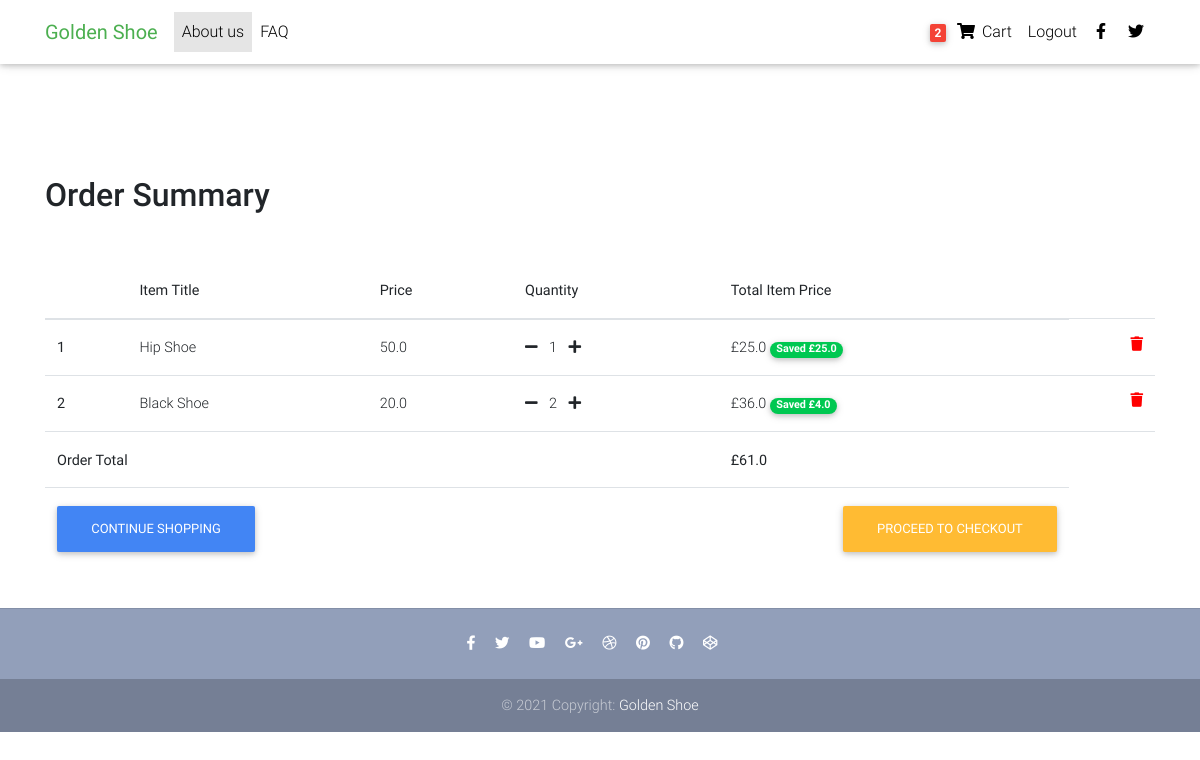
The app's page /order-summary/ (signed in) with its own data.
### core/models.py (models this page shows, shortened)
class Order(models.Model):
    user = models.ForeignKey(settings.AUTH_USER_MODEL, on_delete = models.CASCADE)
    ordered = models.BooleanField(default=False)
    start_date = models.DateTimeField(auto_now_add=True)
    items = models.ManyToManyField(OrderItem)
    ordered_date = models.DateTimeField()
    voucher = models.ForeignKey('Voucher',on_delete=models.SET_NULL, blank=True, null=True)
    def get_order_total(self):
        total = 0 #assignment
        for order_item in self.items.all():
            total += order_item.get_total_item_price()
        if self.voucher:
            total -= self.voucher.amount
        return total

class OrderItem(models.Model):
    user = models.ForeignKey(settings.AUTH_USER_MODEL, on_delete = models.CASCADE)
    ordered = models.BooleanField(default=False)
    savings = False
    item = models.ForeignKey(Item, on_delete = models.CASCADE)
    quantity = models.IntegerField(default=1)
    def get_total_item_price(self):
        if (self.item.discount_price):
            total_item_price = self.quantity * self.item.discount_price
            savings = True
            return total_item_price
        else:
            total_item_price = self.quantity * self.item.price
            return total_item_price
    def get_item_savings(self):
        amount_saved = (self.item.price * self.quantity) - self.get_total_item_price()
        return amount_saved

class Item(models.Model):
    title = models.CharField(max_length = 100)
    price = models.FloatField()
    discount_price = models.FloatField(blank=True, null=True)
    category = models.CharField(choices=CATEGORY_CHOICES, max_length=2)
    label = models.CharField(choices=LABEL_CHOICES, max_length=1)
    slug = models.SlugField()
    description = models.TextField()
    out_of_stock = models.BooleanField(default=False)

### core/views.py (the view)
# urls.py: path('order-summary/', OrderSummaryView.as_view(), name='order-summary'),
class OrderSummaryView(LoginRequiredMixin,View):
    def get(self, *args, **kwargs):
        try:
            order = Order.objects.get(user=self.request.user, ordered=False)
            context = { 'object': order    }
            return render(self.request, 'order_summary.html', context)
        except ObjectDoesNotExist:
            messages.error(self.request, "You do not have an active order")
            return redirect("/")

### core/templatetags/cart_template_tags.py (called while the page is built)
@register.filter
def cart_item_count(user):
    if user.is_authenticated:
        qs = Order.objects.filter(user=user, ordered=False)
        if qs.exists():
            return qs[0].items.count()
    return 0

### templates/order_summary.html (shortened to what this page needs)
{% load static %}
<!DOCTYPE html>
<html lang="en">
<head>
  <link rel="stylesheet" href="https://use.fontawesome.com/releases/v5.11.2/css/all.css">
  <link href="{% static 'css/bootstrap.min.css' %}" rel="stylesheet">
  <link href="{% static 'css/mdb.min.css' %}" rel="stylesheet">
  <link href="{% static 'css/style.min.css' %}" rel="stylesheet">
</head>
<body>
    {% include "message_notification.html" %}
  {% include "navbar.html" %}
  <main>
    <div class="container">
        <button class="navbar-toggler" type="button" data-toggle="collapse" data-target="#basicExampleNav"
          aria-controls="basicExampleNav" aria-expanded="false" aria-label="Toggle navigation">
          <span class="navbar-toggler-icon"></span>
        </button>
        <div class="table-responsive">
        </div>
        <h2 class="my-5 h2 text-left">Order Summary</h2>
        <div class="table-responsive text-nowrap">
            <table class="table">
                <thead>
                    <tr>
                        <th scope="col"></th>
                        <th scope="col">Item Title</th>
                        <th scope="col">Price</th>
                        <th scope="col">Quantity</th>
                        <th scope="col">Total Item Price</th>
                    </tr>
                </thead>
                <tbody>
                    {% for order_item in object.items.all %} {% comment %} '.all' used because many-many field {% endcomment %}
                    <tr>
                        <th scope="row">{{ forloop.counter }}</th>
                        <td>{{order_item.item.title}}</td>
                        <td>{{order_item.item.price}}</td>
                        <td>
                            <a href="{% url 'core:remove-single-item-from-cart' order_item.item.slug %}"><i class="fas fa-minus mr-2"></i></a>
                            {{order_item.quantity}}
                            <a href="{% url 'core:add-to-cart' order_item.item.slug %}"><i class="fas fa-plus ml-2"></i></a>
                        </td>
                        {% if order_item.get_item_savings %}
                            <td>£{{ order_item.get_total_item_price }}
                                <span class="badge badge-pill badge-success">Saved £{{ order_item.get_item_savings }} </span>
                            </td>
                        {% else %}
                            <td>£{{ order_item.get_total_item_price }}</td>
                        {% endif %}
                        <td>
                            <a style='color:red'href="{% url 'core:remove-from-cart' order_item.item.slug %}">
                                <i class="fas fa-trash float-right"></i>
                            </a>
                        </td>
                    </tr>
                    {% endfor %}
                    {% if object.get_order_total and not empty %}
                    <tr>
                        <td colspan="4"> <b> Order Total </b> </td>
                        <td colspan="4"><b> £{{ object.get_order_total }} </b></td>
                    </tr>
                    <tr>
                        <td colspan="5">
                            <a class='btn btn-primary float-left' href='/'> Continue Shopping </a>
                            <a class='btn btn-warning float-right' href='/checkout/'> Proceed to Checkout </a>
                        </td>
                    </tr>
                    {% endif %}
                </tbody>
            </table>
    </div>
  </main>
  {% include "footer.html" %}
</body>
</html>

### templates/message_notification.html (shortened to what this page needs)
<div class="mt-5 pt-4">
</div>

### templates/navbar.html (shortened to what this page needs)
  {% load cart_template_tags %}
  {% block navbar %}
  <nav class="navbar fixed-top navbar-expand-lg navbar-light white scrolling-navbar">
    <div class="container">
      <a class="navbar-brand waves-effect" href="http://127.0.0.1:8000/" target="_self">
        <strong class="green-text" href>Golden Shoe</strong>
      </a>
      <div class="collapse navbar-collapse" id="navbarSupportedContent">
        <ul class="navbar-nav mr-auto">
          <li class="nav-item active">
            <a class="nav-link waves-effect" href="#">About us
            </a>
          </li>
          <li class="nav-item">
            <a class="nav-link waves-effect" href="/faq" target="_blank">FAQ</a>
          </li>
        </ul>
        <ul class="navbar-nav nav-flex-icons">
          {% if request.user.is_authenticated %}
          <li class="nav-item">
            <a href="{% url 'core:order-summary'%}" class="nav-link waves-effect">
              <span class="badge red z-depth-1 mr-1"> {{ request.user|cart_item_count }} </span>
              <i class="fas fa-shopping-cart"></i>
              <span class="clearfix d-none d-sm-inline-block"> Cart </span>
            </a>
          </li>
          <li class="nav-item">
            <a class="nav-link waves-effect" href="{% url 'account_logout' %}">
              <span class="clearfix d-none d-sm-inline-block"> Logout </span>
            </a>
          </li>
          {% endif %}
          <li class="nav-item">
            <a href="https://www.facebook.com/" class="nav-link waves-effect" target="_blank">
              <i class="fab fa-facebook-f"></i>
            </a>
          </li>
          <li class="nav-item">
            <a href="https://twitter.com/" class="nav-link waves-effect" target="_blank">
              <i class="fab fa-twitter"></i>
            </a>
          </li>
        </ul>
      </div>
    </div>
  </nav>
  {% endblock %}

### templates/footer.html
{% load static %}
  <footer class="page-footer text-center font-small mt-4 wow fadeIn">
    <hr class="my-4">
    <div class="pb-4">
      <a href="{% static 'https://www.facebook.com' %}" target="_blank">
        <i class="fab fa-facebook-f mr-3"></i>
      </a>
      <a href="{% static 'https://twitter.com/' %}" target="_blank">
        <i class="fab fa-twitter mr-3"></i>
      </a>
      <a href="{% static 'https://www.youtube.com/' %}" target="_blank">
        <i class="fab fa-youtube mr-3"></i>
      </a>
      <a href="{% static 'https://google.com' %}" target="_blank">
        <i class="fab fa-google-plus-g mr-3"></i>
      </a>
      <a href="{% static 'https://dribbble.com' %}" target="_blank">
        <i class="fab fa-dribbble mr-3"></i>
      </a>
      <a href="{% static 'https://pinterest.com/' %}" target="_blank">
        <i class="fab fa-pinterest mr-3"></i>
      </a>
      <a href="{% static 'https://github.com' %}" target="_blank">
        <i class="fab fa-github mr-3"></i>
      </a>
      <a href="{% static 'http://codepen.io' %}" target="_blank">
        <i class="fab fa-codepen mr-3"></i>
      </a>
    </div>
    <div class="footer-copyright py-3">
      © 2021 Copyright:
      <a href="/" target="_blank"> Golden Shoe </a>
    </div>
  </footer>

### records on screen
OrderItem: item "Hip Shoe", item.price "50.0", quantity "1", get_total_item_price "25.0", get_item_savings "25.0"
OrderItem: item "Black Shoe", item.price "20.0", quantity "2", get_total_item_price "36.0", get_item_savings "4.0"
Order: get_order_total "61.0"

### other values on screen
{{ request.user|cart_item_count }} "2"
